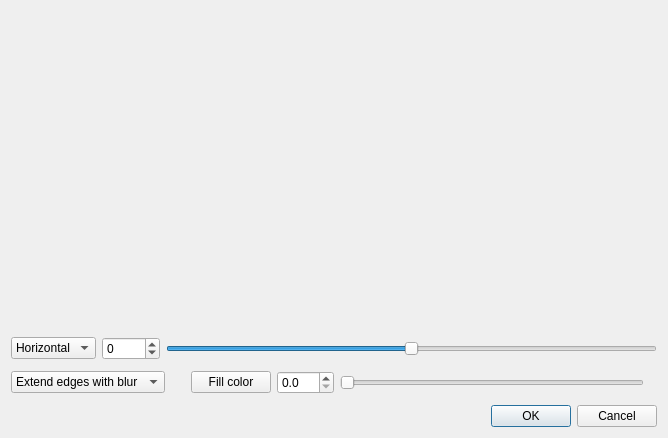
<?xml version="1.0" encoding="UTF-8"?>
<ui version="4.0">
 <class>ShearDialog</class>
 <widget class="QDialog" name="ShearDialog">
  <property name="windowModality">
   <enum>Qt::ApplicationModal</enum>
  </property>
  <property name="geometry">
   <rect>
    <x>0</x>
    <y>0</y>
    <width>668</width>
    <height>438</height>
   </rect>
  </property>
  <property name="windowTitle">
   <string>Shear</string>
  </property>
  <layout class="QVBoxLayout" name="verticalLayout">
   <item>
    <layout class="QVBoxLayout" name="verticalLayout_2">
     <item>
      <layout class="QHBoxLayout" name="horizontalLayout">
       <item>
        <widget class="QLabel" name="labelSrc">
         <property name="sizePolicy">
          <sizepolicy hsizetype="Fixed" vsizetype="Fixed">
           <horstretch>0</horstretch>
           <verstretch>0</verstretch>
          </sizepolicy>
         </property>
         <property name="minimumSize">
          <size>
           <width>320</width>
           <height>320</height>
          </size>
         </property>
         <property name="text">
          <string/>
         </property>
        </widget>
       </item>
       <item>
        <widget class="QLabel" name="labelDst">
         <property name="sizePolicy">
          <sizepolicy hsizetype="Fixed" vsizetype="Fixed">
           <horstretch>0</horstretch>
           <verstretch>0</verstretch>
          </sizepolicy>
         </property>
         <property name="minimumSize">
          <size>
           <width>320</width>
           <height>320</height>
          </size>
         </property>
         <property name="text">
          <string/>
         </property>
        </widget>
       </item>
      </layout>
     </item>
     <item>
      <layout class="QHBoxLayout" name="horizontalLayout_2">
       <item>
        <widget class="QComboBox" name="comboBoxDirection">
         <item>
          <property name="text">
           <string>Horizontal</string>
          </property>
         </item>
         <item>
          <property name="text">
           <string>Vertical</string>
          </property>
         </item>
        </widget>
       </item>
       <item>
        <widget class="QSpinBox" name="spinBoxShear">
         <property name="minimum">
          <number>-1000</number>
         </property>
         <property name="maximum">
          <number>1000</number>
         </property>
        </widget>
       </item>
       <item>
        <widget class="QSlider" name="horizontalSliderShear">
         <property name="minimum">
          <number>-1000</number>
         </property>
         <property name="maximum">
          <number>1000</number>
         </property>
         <property name="singleStep">
          <number>1</number>
         </property>
         <property name="pageStep">
          <number>10</number>
         </property>
         <property name="orientation">
          <enum>Qt::Horizontal</enum>
         </property>
        </widget>
       </item>
      </layout>
     </item>
     <item>
      <layout class="QHBoxLayout" name="horizontalLayout_4">
       <item>
        <widget class="QComboBox" name="comboBoxFill">
         <property name="sizePolicy">
          <sizepolicy hsizetype="Minimum" vsizetype="Fixed">
           <horstretch>0</horstretch>
           <verstretch>0</verstretch>
          </sizepolicy>
         </property>
         <item>
          <property name="text">
           <string>Extend edges with blur</string>
          </property>
         </item>
         <item>
          <property name="text">
           <string>Color</string>
          </property>
         </item>
         <item>
          <property name="text">
           <string>Transparent</string>
          </property>
         </item>
        </widget>
       </item>
       <item>
        <spacer name="horizontalSpacer">
         <property name="orientation">
          <enum>Qt::Horizontal</enum>
         </property>
         <property name="sizeType">
          <enum>QSizePolicy::Fixed</enum>
         </property>
         <property name="sizeHint" stdset="0">
          <size>
           <width>20</width>
           <height>20</height>
          </size>
         </property>
        </spacer>
       </item>
       <item>
        <widget class="QPushButton" name="pushButtonColor">
         <property name="text">
          <string>Fill color</string>
         </property>
        </widget>
       </item>
       <item>
        <widget class="QDoubleSpinBox" name="doubleSpinBoxBlur">
         <property name="decimals">
          <number>1</number>
         </property>
         <property name="maximum">
          <double>256.000000000000000</double>
         </property>
        </widget>
       </item>
       <item>
        <widget class="QSlider" name="horizontalSliderBlur">
         <property name="maximum">
          <number>2560</number>
         </property>
         <property name="orientation">
          <enum>Qt::Horizontal</enum>
         </property>
        </widget>
       </item>
       <item>
        <widget class="QLabel" name="labelFillParamSpacer">
         <property name="sizePolicy">
          <sizepolicy hsizetype="Minimum" vsizetype="Preferred">
           <horstretch>0</horstretch>
           <verstretch>0</verstretch>
          </sizepolicy>
         </property>
         <property name="text">
          <string notr="true"/>
         </property>
        </widget>
       </item>
      </layout>
     </item>
    </layout>
   </item>
   <item>
    <widget class="QDialogButtonBox" name="buttonBox">
     <property name="orientation">
      <enum>Qt::Horizontal</enum>
     </property>
     <property name="standardButtons">
      <set>QDialogButtonBox::Cancel|QDialogButtonBox::Ok</set>
     </property>
    </widget>
   </item>
  </layout>
 </widget>
 <resources/>
 <connections>
  <connection>
   <sender>buttonBox</sender>
   <signal>accepted()</signal>
   <receiver>ShearDialog</receiver>
   <slot>accept()</slot>
   <hints>
    <hint type="sourcelabel">
     <x>248</x>
     <y>254</y>
    </hint>
    <hint type="destinationlabel">
     <x>157</x>
     <y>274</y>
    </hint>
   </hints>
  </connection>
  <connection>
   <sender>buttonBox</sender>
   <signal>rejected()</signal>
   <receiver>ShearDialog</receiver>
   <slot>reject()</slot>
   <hints>
    <hint type="sourcelabel">
     <x>316</x>
     <y>260</y>
    </hint>
    <hint type="destinationlabel">
     <x>286</x>
     <y>274</y>
    </hint>
   </hints>
  </connection>
 </connections>
</ui>
